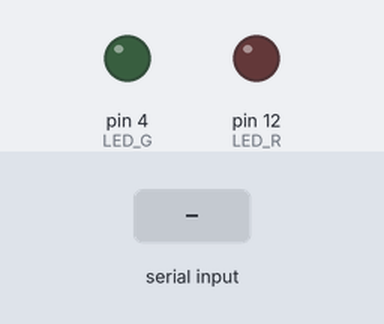
Bench run of a sketch on a simulated Arduino Uno, built with avr-gcc and run on an emulated ATmega328P. On the bench: output pins drawn as LEDs (lit = HIGH). The test bench sets the inputs (shaded band).

Above: at 1.2 s.
1.3 s: "R" received over Serial
At 2.2 s:
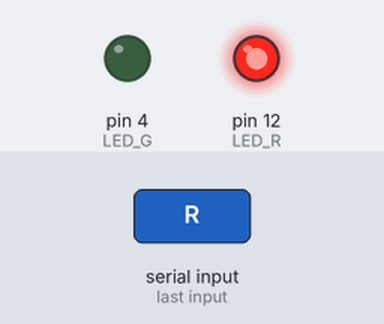
2.8 s: "G" received over Serial
At 3.3 s:
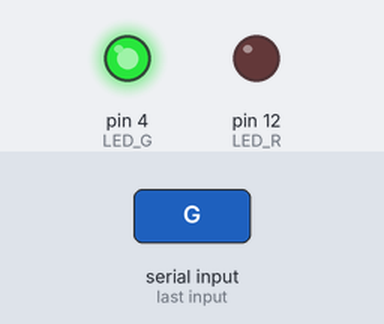
4.3 s: "r" received over Serial
At 5.5 s:
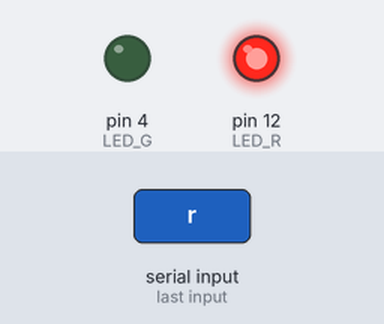
5.8 s: "g" received over Serial
At 6.8 s:
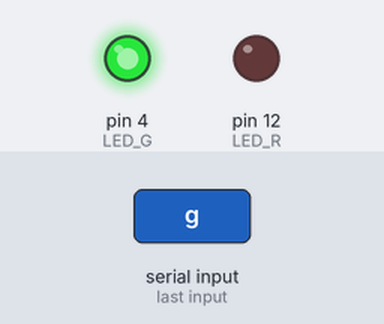
Timing chart, 0 to 8.3 s (numbered marks = the images above; inputs shaded):
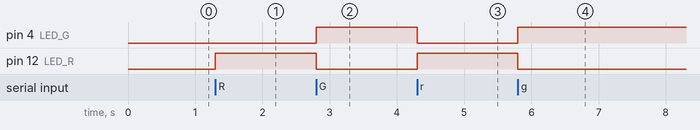

The sketch:

class_challenge_arduino_2026_1.ino
```cpp
const long LED_R = 12;
const long LED_G = 4;

void setup() {
  pinMode(LED_R, OUTPUT);
  pinMode(LED_G, OUTPUT);
  Serial.begin(9600);
}

void loop() {

  if (Serial.available() > 0) {
    char command = Serial.read();

    if (command == 'R' || command == 'r') {
      digitalWrite(LED_R, HIGH);
    } else {
      digitalWrite(LED_R, LOW);
    }

    if (command == 'G' || command == 'g') {
      digitalWrite(LED_G, HIGH);
    } else {
      digitalWrite(LED_G, LOW);
    }
  }
}
```

Measured:
- after the input at 1.3 s, pin 12 (LED_R): LOW → HIGH at once
- after the input at 2.8 s, pin 4 (LED_G): LOW → HIGH at once; pin 12 (LED_R): HIGH → LOW at once
- after the input at 4.3 s, pin 4 (LED_G): HIGH → LOW at once; pin 12 (LED_R): LOW → HIGH at once
- after the input at 5.8 s, pin 4 (LED_G): LOW → HIGH at once; pin 12 (LED_R): HIGH → LOW at once
